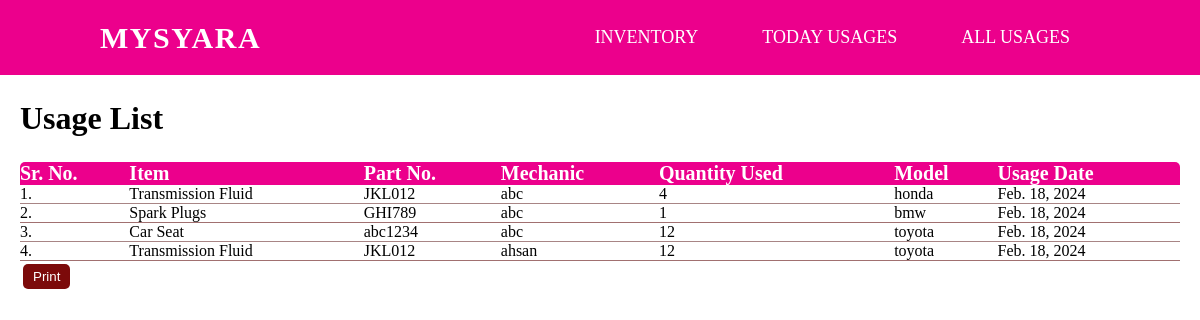
Screenshot of /usage_list/ with the database file from the repository.
### inventory/models.py (models this page shows)
class TodayUsage(models.Model):
    inventory_item = models.ForeignKey(InventoryItem, on_delete=models.CASCADE)
    mechanic = models.CharField(max_length=100)
    quantity_used = models.IntegerField()
    model = models.CharField(max_length=100)
    usage_date = models.DateField(auto_now=True)

class InventoryItem(models.Model):
    serial_number = models.IntegerField(unique=True)
    part_number = models.CharField(max_length=100)
    description = models.TextField()
    brand = models.ForeignKey(Brand, on_delete=models.CASCADE)
    quantity = models.IntegerField()
    price = models.DecimalField(max_digits=10, decimal_places=2)

### inventory/views.py (the view)
# urls.py: path('usage_list/', views.usage_list, name='usage_list'),
def usage_list(request):
    today = date.today()
    today_usages = TodayUsage.objects.filter(
        Q(usage_date__year=today.year) &
        Q(usage_date__month=today.month) &
        Q(usage_date__day=today.day)
    )
    return render(request, 'usage_list.html', {'today_usages': today_usages})

### templates/usage_list.html (shortened to what this page needs)
{% extends 'base.html' %}
{% block content %}
<body>
    <div class="container">
    <h1>Usage List</h1>
    <table class="table-content">
        <thead>
            <tr>
                <th>Sr. No.</th>
                <th>Item</th>
                <th>Part No.</th>
                <th>Mechanic</th>
                <th>Quantity Used</th>
                <th>Model</th>
                <th>Usage Date</th>
            </tr>
        </thead>
        <tbody>
            {% for today_usage in today_usages %}
            <tr>
                <td>{{ forloop.counter }}. {{ item }}</td>
                <td>{{ today_usage.inventory_item.description }}</td>
                <td>{{ today_usage.inventory_item.part_number }}</td>
                <td>{{ today_usage.mechanic }}</td>
                <td>{{ today_usage.quantity_used }}</td>
                <td>{{ today_usage.model }}</td>
                <td>{{ today_usage.usage_date }}</td>
            </tr>
            {% endfor %}
        </tbody>
    </table>
    <div class="print-button">
        <button class = "button btn-primary" onclick="window.print()">Print</button>
    </div>
</div>
</body>
{% endblock %}

### templates/base.html (style rules this page uses)
* { margin: 0px; padding: 0px; box-sizing: border-box; }

### templates/usage_list.html (style rules this page uses)
.container { padding-top: 100px; padding-left: 20px; padding-right: 20px; }
.table-content { width: 100%; border-collapse: collapse; margin-top: 25px; font-size: 12pt; border-radius: 5px 5px 0 0; overflow: hidden; }
.table-content thead tr { background-color: #EC008C; color: white; text-align: left; font-weight: bold; font-size: 15pt; }
.table-content tbody tr { border-bottom: 1px solid #9b7373dd; }
.table-content tbody tr:nth-of-type(even) { border-bottom: 1px solid #a17070; }
.print-button { position: relative; }
.btn-primary { background-color: rgb(124, 10, 10); color: #fff; margin: 3px; padding: 5px 10px; border: none; border-radius: 5px; cursor: pointer; }

### rows the page displays
TodayUsage: inventory_item.description "Transmission Fluid", inventory_item.part_number "JKL012", mechanic "abc", quantity_used "4", model "honda", usage_date "Feb. 18, 2024"
TodayUsage: inventory_item.description "Spark Plugs", inventory_item.part_number "GHI789", mechanic "abc", quantity_used "1", model "bmw", usage_date "Feb. 18, 2024"
TodayUsage: inventory_item.description "Car Seat", inventory_item.part_number "abc1234", mechanic "abc", quantity_used "12", model "toyota", usage_date "Feb. 18, 2024"
TodayUsage: inventory_item.description "Transmission Fluid", inventory_item.part_number "JKL012", mechanic "ahsan", quantity_used "12", model "toyota", usage_date "Feb. 18, 2024"
